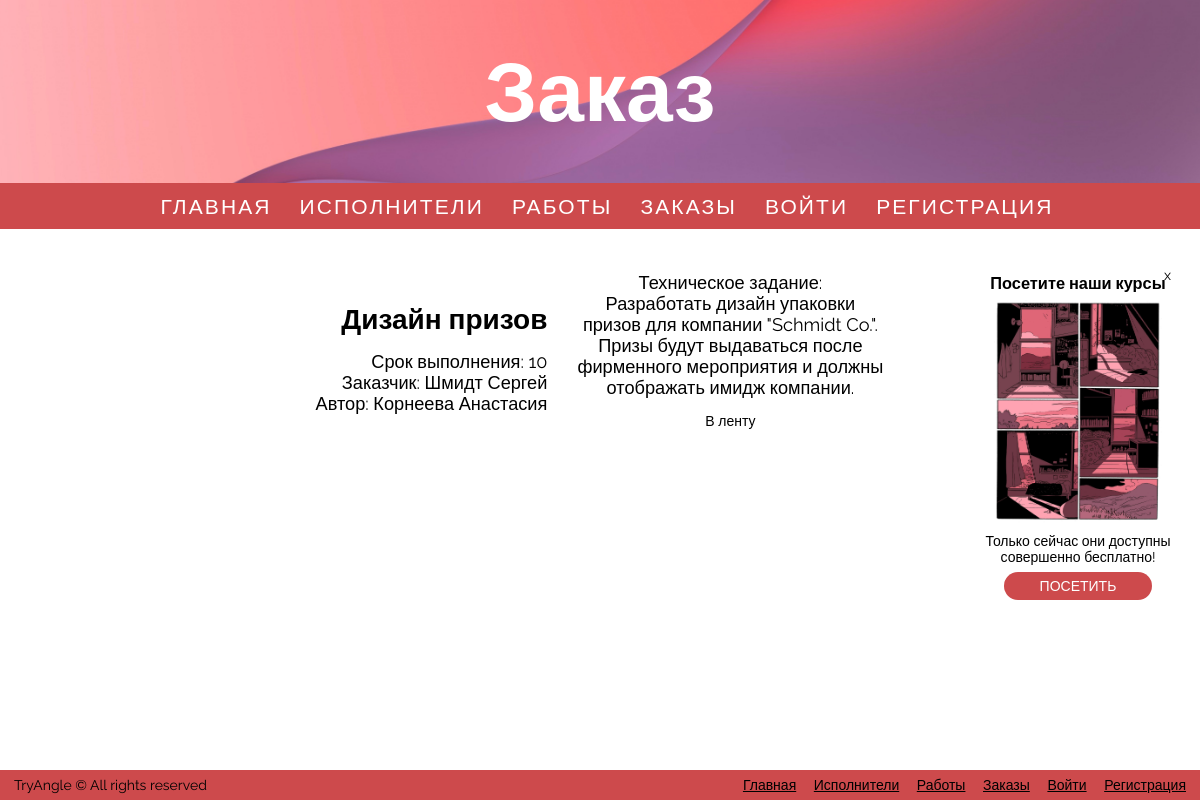
The app's page /requests.html/4 with its own data.
### app.py (models this page shows)
class Request(db.Model):
    id = db.Column(db.Integer, primary_key=True)
    name = db.Column(db.String(100), nullable=False)
    number = db.Column(db.Integer, nullable=False)
    customer = db.Column(db.Integer, db.ForeignKey(User.id), nullable=False)
    artist = db.Column(db.Integer, db.ForeignKey(User.id))
    about = db.Column(db.Text, nullable=False)

class User(UserMixin, db.Model):
    id = db.Column(db.Integer, primary_key=True)
    email = db.Column(db.String(100), unique=True)
    password = db.Column(db.String(100), nullable=False)
    surname = db.Column(db.String(50), nullable=False)
    name = db.Column(db.String(50), nullable=False)
    phone = db.Column(db.String(15), nullable=False)
    isartist = db.Column(db.Boolean, nullable=False)
    artist_specialization = db.Column(db.String(50))
    artist_exp = db.Column(db.Integer)
    customer_company = db.Column(db.String(100))
    customer_sphere = db.Column(db.String(50))
    about = db.Column(db.Text, nullable=False)

### app.py (the view, shortened to what this page needs)
@app.route("/requests.html/<int:id>", methods=['POST', 'GET'])
def request_detail(id):
    requestik = Request.query.get(id)
    users = User.query.order_by(User.id.desc()).all()
    return render_template("request.html", requestik=requestik, users=users, current_user=current_user, authenticated=current_user.is_authenticated)

### templates/request.html (shortened to what this page needs)
<!DOCTYPE html>
<html lang='en-EN'>
<head>
  <link href='../static/styles.css' rel='stylesheet'>
</head>
<body>
  <div class='wrapper'>
  <header>
      <h1>Заказ</h1>
  </header>
  <nav>
      <a href='/' title='Главная'>Главная</a>
      <a href='/artists.html' title='Исполнители'>Исполнители</a>
      <a href='/completes.html' title='Работы'>Работы</a>
      <a href='/requests.html' title='Заказы'>Заказы</a>
      {% if not authenticated %}
      <a href='/login.html' title='Войти'>Войти</a>
      <a href='/signup.html' title='Регистрация'>Регистрация</a>
      {% endif %}
  </nav>
  <main>
    <div class='ad'>
      <p class='close' onclick='hideAd()'>x</p>
      <h3>Посетите наши курсы</h3>
      <img src='../static/src/ad.png' alt='Курсы'>
      <p>Только сейчас они доступны совершенно бесплатно!</p>
      <a href='https://skillbox.ru/' title='Курсы'><p class='button'>Посетить</p></a>
    </div>
    <div class='section last'>
      <div class='left'>
        <h2>{{requestik.name}}</h2>
        <p>Срок выполнения: {{requestik.number}}</p>
        <p>Заказчик:
            {% for i in users %}
              {% if requestik.customer == i.id %}
                {{i.surname}} {{i.name}}
              {% endif %}
            {% endfor %}
        </p>
        <p>Автор:
            {% for i in users %}
              {% if requestik.artist == i.id %}
                {{i.surname}} {{i.name}}
              {% endif %}
            {% endfor %}
        </p>
      </div>
      <div class='line'>
        <p>Техническое задание:</p>
        <p>{{requestik.about}}</p>
        <a href='/requests.html'><div class='card'>В ленту</div></a>
      </div>
    </div>
  </main>
  <div class='footer'>
    <div><p>TryAngle &#169 All rights reserved</p></div>
    <div>
      <a href='/' title='Главная'>Главная</a>
      <a href='/artists.html' title='Исполнители'>Исполнители</a>
      <a href='/completes.html' title='Работы'>Работы</a>
      <a href='/requests.html' title='Заказы'>Заказы</a>
      {% if not authenticated %}
      <a href='/login.html' title='Войти'>Войти</a>
      <a href='/signup.html' title='Регистрация'>Регистрация</a>
      {% endif %}
    </div>
  </div>
  </div>
</body>
</html>

### records on screen
Request: name "Дизайн призов", number "10", about "Разработать дизайн упаковки призов для компании \"Schmidt Co.\". Призы будут выдаваться после фирменного мероприятия и должны отображать имидж компании."
User: surname "Шмидт", name "Сергей"
User: surname "Корнеева", name "Анастасия"
